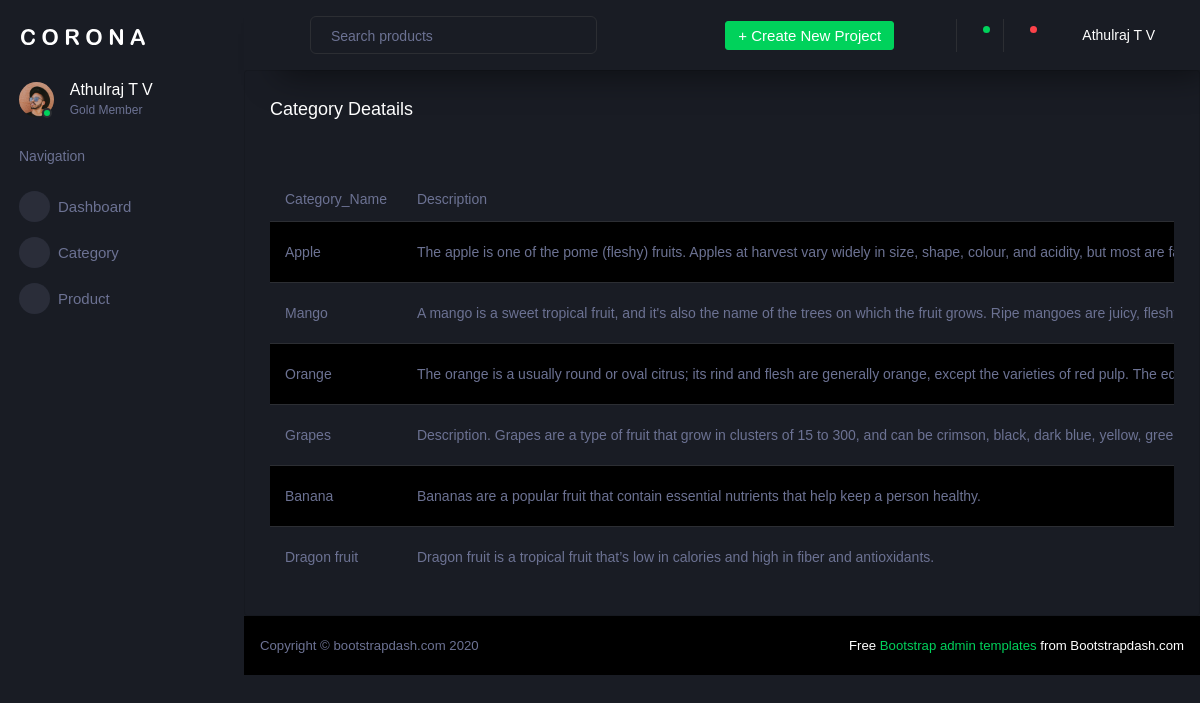
/AdminApp/displaycategory/, run on the app's committed database.
### AdminApp/models.py (models this page shows)
class CategoryDB(models.Model):
    Category_Name = models.CharField(max_length=50,null=True,blank=True)
    Description = models.CharField(max_length=50,null=True,blank=True)
    Image = models.ImageField(upload_to="profile")

### AdminApp/views.py (the view)
# urls.py: path('displaycategory/',views.displaycategory,name="displaycategory"),
def displaycategory(req):
    data = CategoryDB.objects.all()
    return render(req,"DisplayCategory.html",{"data":data})

### AdminApp/templates/DisplayCategory.html (shortened to what this page needs)
<!DOCTYPE html>
{% extends 'Index.html' %}
{% block content %}
<html lang="en">
<head>
</head>
<body>
<div class="card">
    <div class="card-body">
        <h4 class="card-title">Category Deatails</h4>
        <p class="card-description"> <code></code>
        </p>
        <div class="table-responsive">
            <table class="table table-striped">
                <thead>
                <tr>
                    <th> Category_Name </th>
                    <th> Description</th>
                </tr>
                </thead>
                <tbody>
                {% for i in data %}
                <tr>
                    <td>{{i.Category_Name}}</td>
                    <td>{{i.Description}}</td>
                </tr>
                {% endfor %}
                </tbody>
            </table>
        </div>
    </div>
</div>
</body>
</html>
{% endblock %}

### AdminApp/templates/Index.html (shortened to what this page needs)
<!DOCTYPE html>
{% load static %}
<html lang="en">
  <head>
    <link rel="stylesheet" href="{% static 'assets/vendors/mdi/css/materialdesignicons.min.css' %}">
    <link rel="stylesheet" href="{% static 'assets/vendors/css/vendor.bundle.base.css' %}">
    <link rel="stylesheet" href="{% static 'assets/vendors/jvectormap/jquery-jvectormap.css' %}">
    <link rel="stylesheet" href="{% static 'assets/vendors/flag-icon-css/css/flag-icon.min.css' %}">
    <link rel="stylesheet" href="{% static 'assets/vendors/owl-carousel-2/owl.carousel.min.css' %}">
    <link rel="stylesheet" href="{% static 'assets/vendors/owl-carousel-2/owl.theme.default.min.css' %}">
    <link rel="stylesheet" href="{% static 'assets/css/style.css' %}">
  </head>
  <body>
    <div class="container-scroller">
      <nav class="sidebar sidebar-offcanvas" id="sidebar">
        <div class="sidebar-brand-wrapper d-none d-lg-flex align-items-center justify-content-center fixed-top">
          <a class="sidebar-brand brand-logo" href="index.html"><img src="assets/images/logo.svg" alt="logo" /></a>
        </div>
        <ul class="nav">
          <li class="nav-item profile">
            <div class="profile-desc">
              <div class="profile-pic">
                <div class="count-indicator">
                  <img class="img-xs rounded-circle " src="{% static 'assets/images/faces/face15.jpg' %}" alt="">
                  <span class="count bg-success"></span>
                </div>
                <div class="profile-name">
                  <h5 class="mb-0 font-weight-normal">Athulraj T V</h5>
                  <span>Gold Member</span>
                </div>
              </div>
              <a href="#" id="profile-dropdown" data-toggle="dropdown"><i class="mdi mdi-dots-vertical"></i></a>
            </div>
          </li>
          <li class="nav-item nav-category">
            <span class="nav-link">Navigation</span>
          </li>
          <li class="nav-item menu-items">
            <a class="nav-link" href="index.html">
              <span class="menu-icon">
                <i class="mdi mdi-speedometer"></i>
              </span>
              <span class="menu-title">Dashboard</span>
            </a>
          </li>
          <li class="nav-item menu-items">
            <a class="nav-link" data-toggle="collapse" href="#ui-basic" aria-expanded="false" aria-controls="ui-basic">
              <span class="menu-icon">
                <i class="mdi mdi-laptop"></i>
              </span>
              <span class="menu-title">Category</span>
              <i class="menu-arrow"></i>
            </a>
          </li>
          <li class="nav-item menu-items">
            <a class="nav-link" data-toggle="collapse" href="#ui-basic" aria-expanded="false" aria-controls="ui-basic">
              <span class="menu-icon">
                <i class="mdi mdi-laptop"></i>
              </span>
              <span class="menu-title">Product</span>
              <i class="menu-arrow"></i>
            </a>
          </li>
        </ul>
      </nav>
      <div class="container-fluid page-body-wrapper">
        <nav class="navbar p-0 fixed-top d-flex flex-row">
          <div class="navbar-menu-wrapper flex-grow d-flex align-items-stretch">
            <button class="navbar-toggler navbar-toggler align-self-center" type="button" data-toggle="minimize">
              <span class="mdi mdi-menu"></span>
            </button>
            <ul class="navbar-nav w-100">
              <li class="nav-item w-100">
                <form class="nav-link mt-2 mt-md-0 d-none d-lg-flex search">
                  <input type="text" class="form-control" placeholder="Search products">
                </form>
              </li>
            </ul>
            <ul class="navbar-nav navbar-nav-right">
              <li class="nav-item dropdown d-none d-lg-block">
                <a class="nav-link btn btn-success create-new-button" id="createbuttonDropdown" data-toggle="dropdown" aria-expanded="false" href="#">+ Create New Project</a>
              </li>
              <li class="nav-item nav-settings d-none d-lg-block">
                <a class="nav-link" href="#">
                  <i class="mdi mdi-view-grid"></i>
                </a>
              </li>
              <li class="nav-item dropdown border-left">
                <a class="nav-link count-indicator dropdown-toggle" id="messageDropdown" href="#" data-toggle="dropdown" aria-expanded="false">
                  <i class="mdi mdi-email"></i>
                  <span class="count bg-success"></span>
                </a>
              </li>
              <li class="nav-item dropdown border-left">
                <a class="nav-link count-indicator dropdown-toggle" id="notificationDropdown" href="#" data-toggle="dropdown">
                  <i class="mdi mdi-bell"></i>
                  <span class="count bg-danger"></span>
                </a>
              </li>
              <li class="nav-item dropdown">
                <a class="nav-link" id="profileDropdown" href="#" data-toggle="dropdown">
                  <div class="navbar-profile">
                    <p class="mb-0 d-none d-sm-block navbar-profile-name">Athulraj T V</p>
                    <i class="mdi mdi-menu-down d-none d-sm-block"></i>
                  </div>
                </a>
              </li>
            </ul>
          </div>
        </nav>
        <div class="main-panel">
          {% block content %}{% endblock %}
          <footer class="footer">
            <div class="d-sm-flex justify-content-center justify-content-sm-between">
              <span class="text-muted d-block text-center text-sm-left d-sm-inline-block">Copyright © bootstrapdash.com 2020</span>
              <span class="float-none float-sm-right d-block mt-1 mt-sm-0 text-center"> Free <a href="https://www.bootstrapdash.com/bootstrap-admin-template/" target="_blank">Bootstrap admin templates</a> from Bootstrapdash.com</span>
            </div>
          </footer>
        </div>
      </div>
    </div>
  </body>
</html>

### data on the page
CategoryDB: Category_Name "Apple", Description "The apple is one of the pome (fleshy) fruits. Apples at harvest vary widely in size, shape, colour, and acidity, but most are…"
CategoryDB: Category_Name "Mango", Description "A mango is a sweet tropical fruit, and it's also the name of the trees on which the fruit grows. Ripe mangoes are juicy,…"
CategoryDB: Category_Name "Orange", Description "The orange is a usually round or oval citrus; its rind and flesh are generally orange, except the varieties of red pulp. The…"
CategoryDB: Category_Name "Grapes", Description "Description. Grapes are a type of fruit that grow in clusters of 15 to 300, and can be crimson, black, dark blue, yellow,…"
CategoryDB: Category_Name "Banana", Description "Bananas are a popular fruit that contain essential nutrients that help keep a person healthy."
CategoryDB: Category_Name "Dragon fruit", Description "Dragon fruit is a tropical fruit that’s low in calories and high in fiber and antioxidants."
